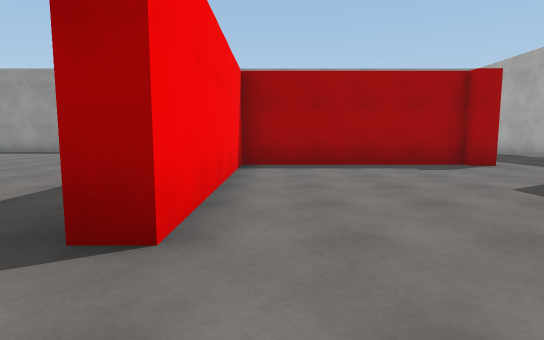
View 1 (above)

24 first-person views from a walk through a 3-D level made in the Unity game engine. The camera is 1.2 m above the floor, tilts 6° down and sees 80° across. The floor is counted in squares, 2 m on a side. Each view is taken from the middle of a square. On the plan, view 1 faces up. The plan holds only what a view shows up to about 10 squares ahead; the rest is blank. The place goes on beyond the plan. The player character is not drawn. Surface patterns are stand-ins for the level's own textures.

View 2
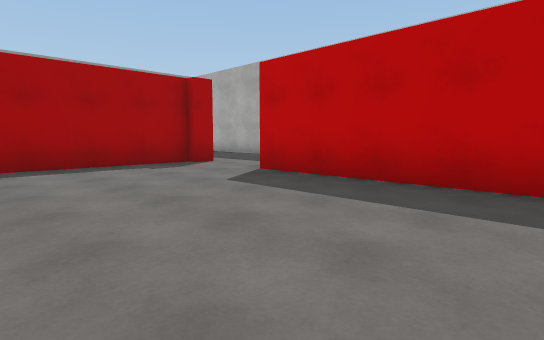

View 3
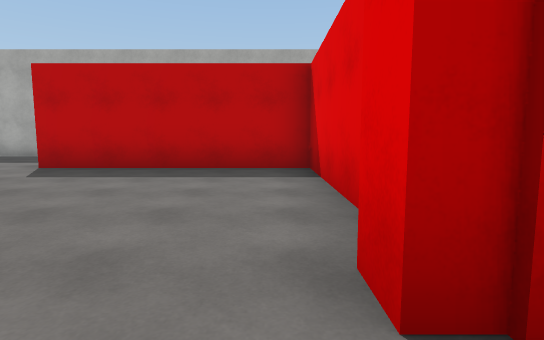

View 4
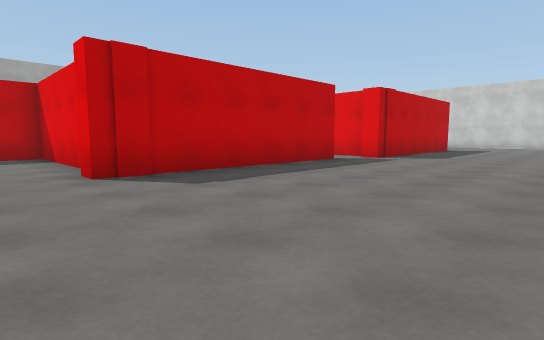

View 5
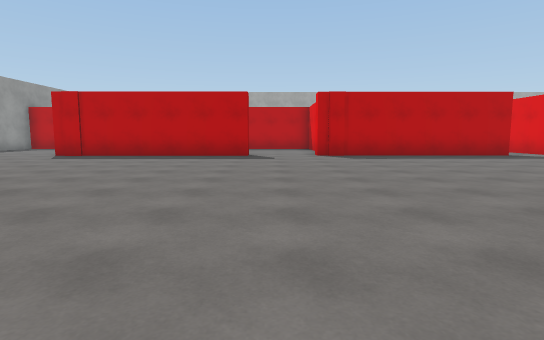

View 6
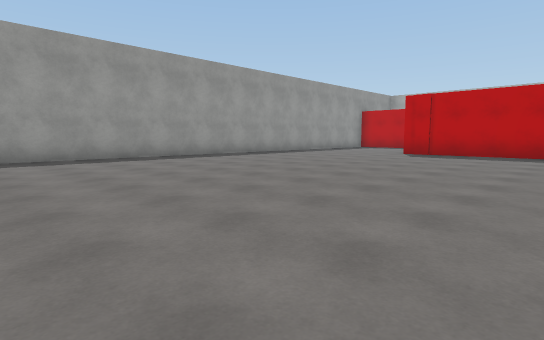

View 7
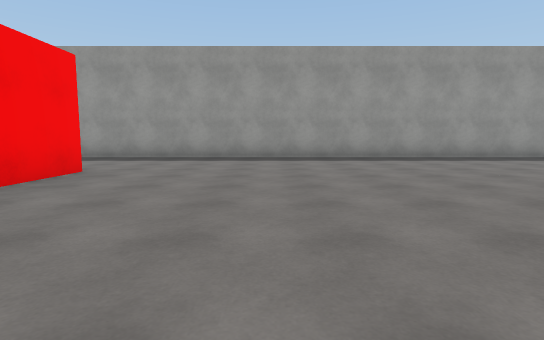

View 8
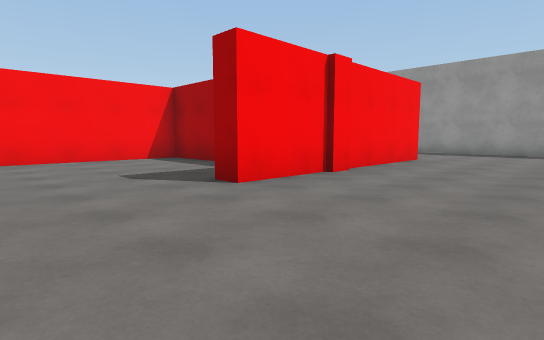

View 9
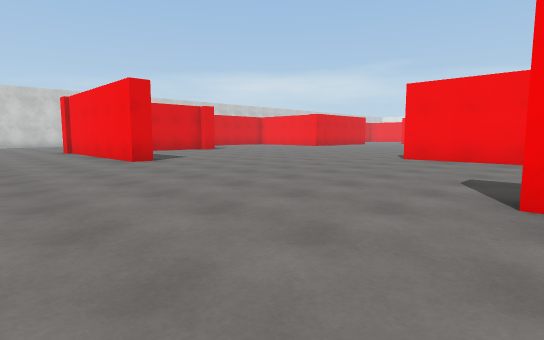

View 10
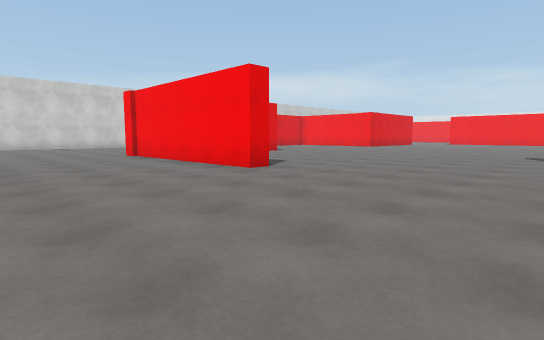

View 11
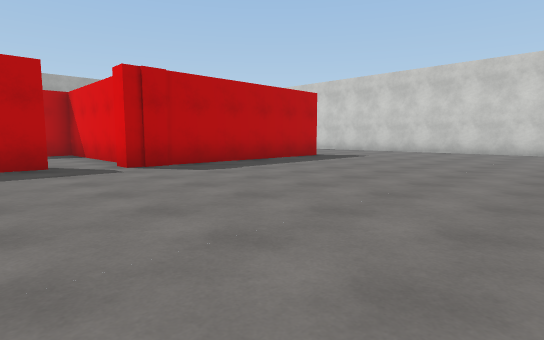

View 12
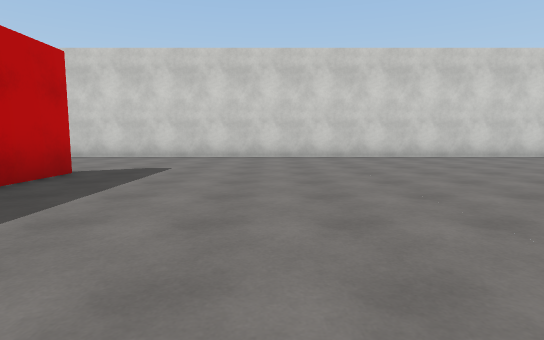

View 13
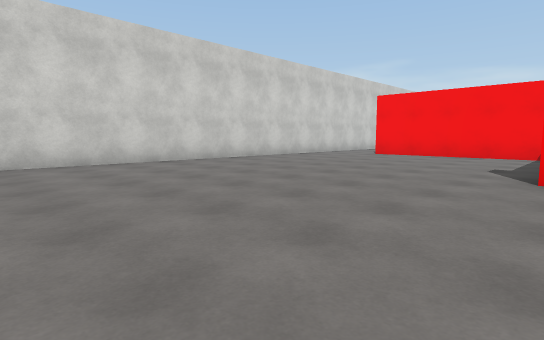

View 14
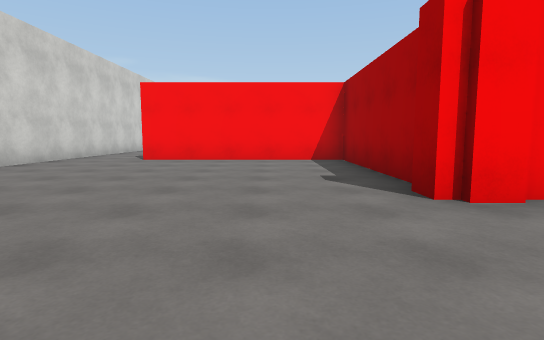

View 15
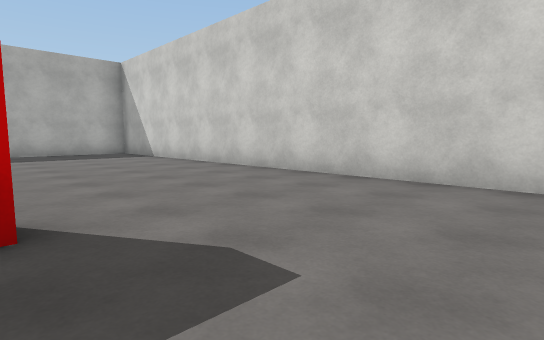

View 16
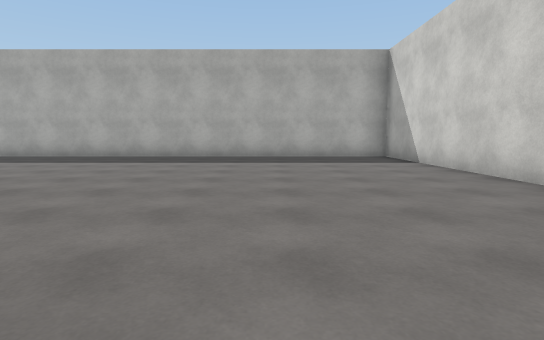

View 17
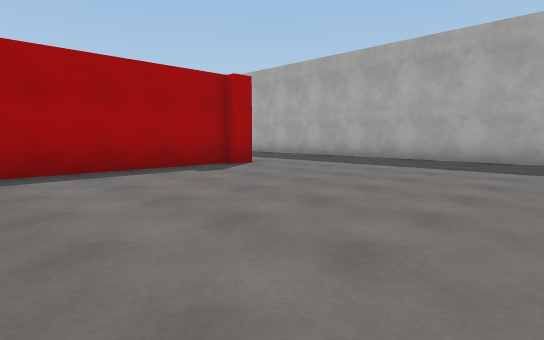

View 18
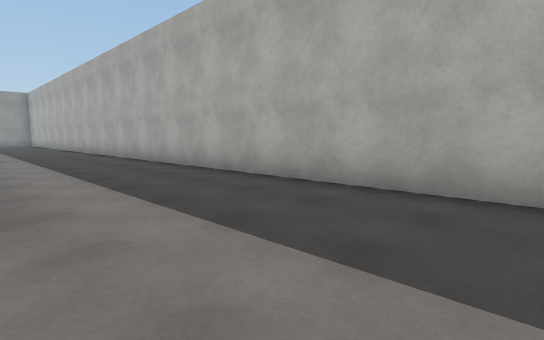

View 19
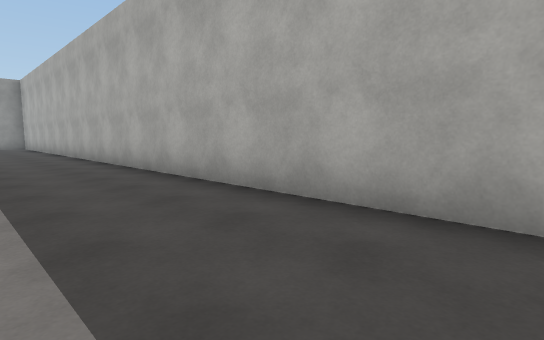

View 20
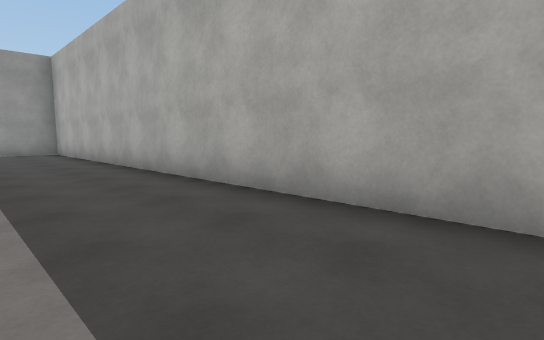

View 21
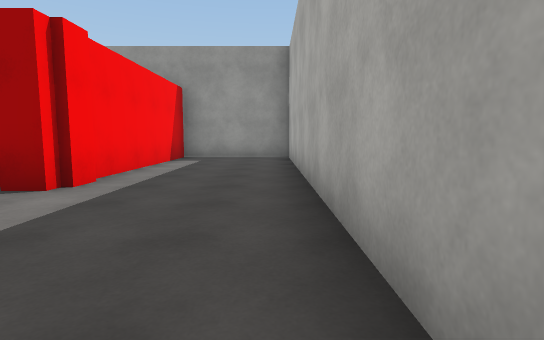

View 22
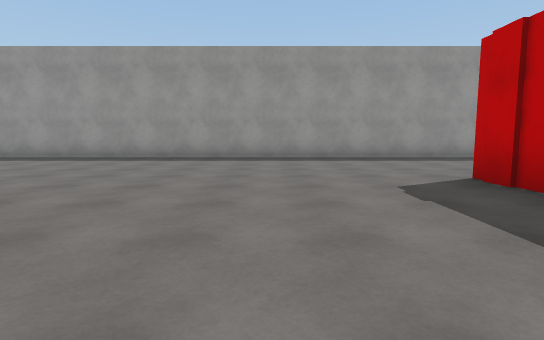

View 23
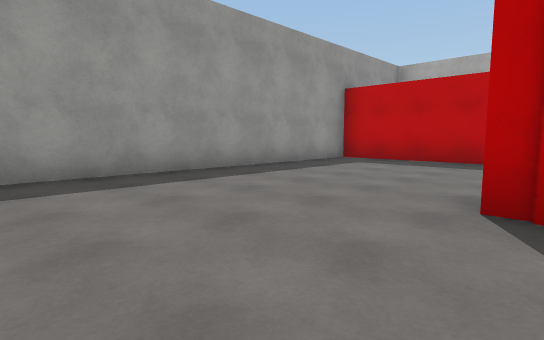

View 24
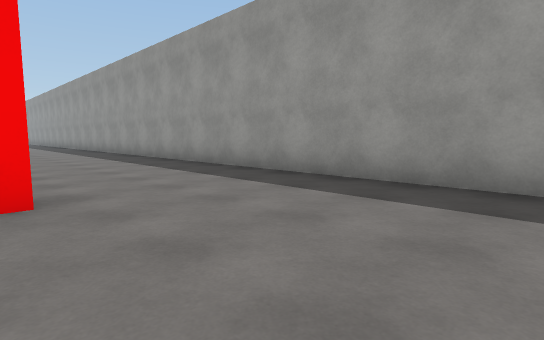

### Floor plan
Points are (right, up) in squares from view 1. A wall is a line through its corners. A room is listed if a view was taken in it or the views show most of it. See-through windows are left out.
Room 1 (views 1, 2)
walls: (0.6, -0.7) (4.1, -0.7) (4.1, 4.5); (4.1, 6.8) (-0.6, 6.8) (-0.6, 1.7)
ways out: opening at (-1, 0.5) to room 2; opening at (4, 5.5) to room 2
Room 2 (views 3, 4, 5, 6, 7, 8, 9, 10, 11, 12, 13, 14, 15, 16, 17, 18, 19, 20, 21, 22, 23, 24)
walls: (-13.6, -4.6) (-13, -4.6) (-13, -10.5) (-13.6, -10.5); (-1.1, -6.4) (-1.1, -0.4) (-0.5, -0.4); (-0.6, 1.7) (-1.1, 1.7) (-1.1, 7.6); (-14, -10.2) (-18.2, -10.2) (-18.2, -15.2); (-13, 5.1) (-13, 4.5); (-1.8, -13.2) (-1.8, -7.4) (-1.2, -7.4); (3.5, -8.2) (-0.5, -8.2); (-16.4, 4.5) (-18.4, 4.5) (-18.4, -0.6); (4, -8.5) (3.4, -8.5); (-13.2, 8.5) (-13.2, 2.6) (-13.8, 2.6); (4.1, 8.6) (4.1, 12.1) (-20.1, 12.1); (-20.1, -17.3) (7.5, -17.3) (7.5, 12.1) (4.5, 12.1) (4.5, 6.5) (4, 6.5)
ways out: opening at (-1, 0.5) to room 1; opening at (4, 5.5) to room 1; opening at (-1, -7)

Positions as (right, up) in squares from view 1, and headings:
1: (0, 0), facing up
2: (0, 0), facing up-right
3: (-2, 0), facing right
4: (-6, 1), facing down-right
5: (-11, 1), facing right
6: (-12, 3), facing up-right
7: (-10, 3), facing up
8: (-10, 0), facing up-left
9: (-10, 3), facing down-left
10: (-9, 0), facing down-left
11: (-8, -5), facing down-right
12: (-5, -8), facing down
13: (-8, -10), facing down-left
14: (-10, -12), facing left
15: (-4, -13), facing down-right
16: (-2, -14), facing right
17: (-1, -14), facing up-right
18: (4, -11), facing up-right
19: (5, -6), facing up-right
20: (5, 0), facing up-right
21: (7, 3), facing up
22: (-4, 3), facing up
23: (-4, 7), facing up-right
24: (-10, 8), facing up-left
